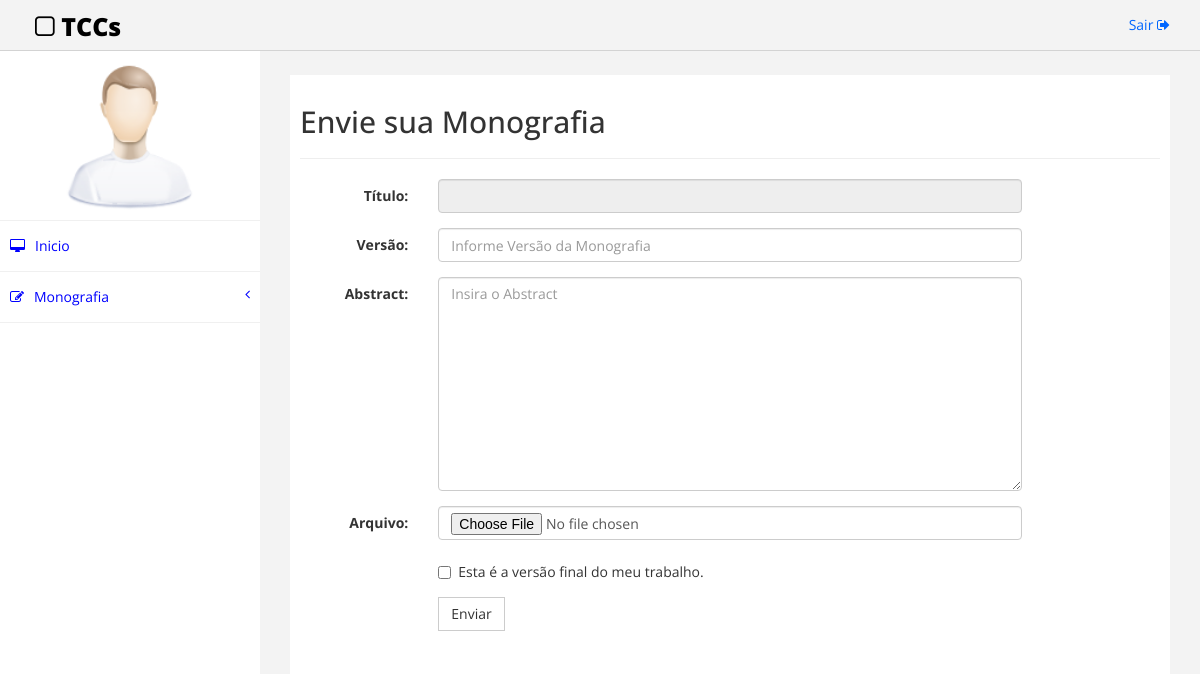
The app's page /enviarMonografia.php, older data.
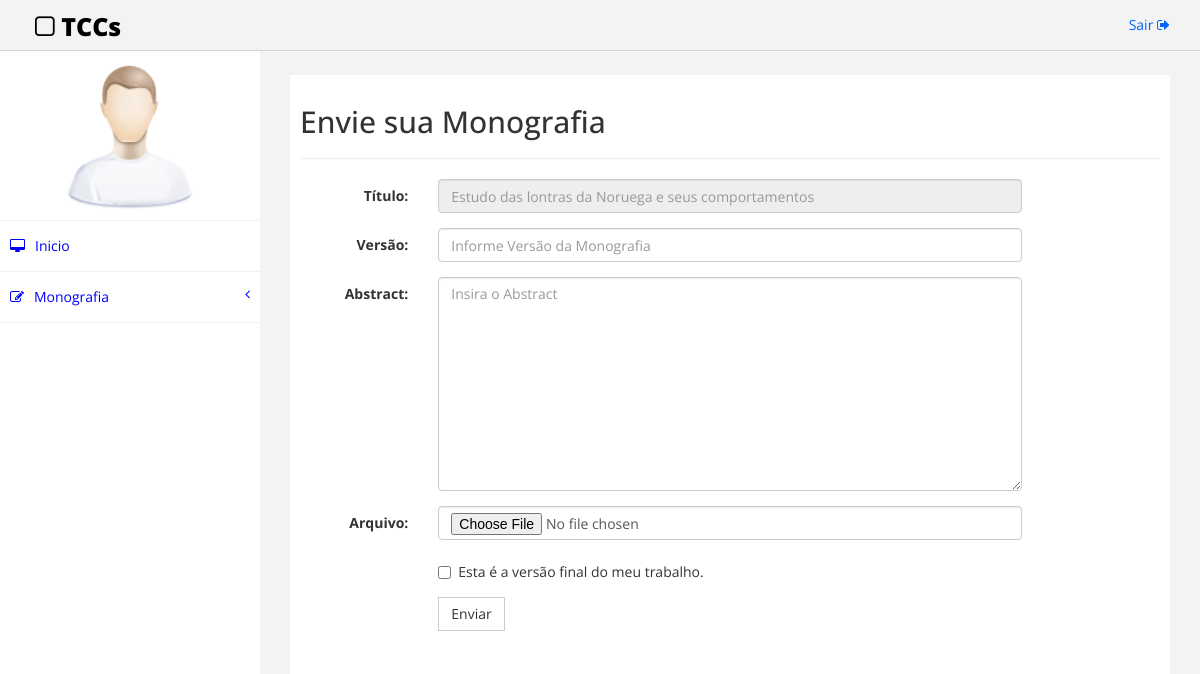
The same page, newer data.
### tables this page shows
CREATE TABLE `monografia` (
  `idMonografia` int(11) NOT NULL,
  `versao` varchar(45) DEFAULT NULL,
  `titulo` varchar(100) NOT NULL,
  `caminhoEntrega` varchar(100) DEFAULT NULL,
  `abstract` longtext,
  `aluno_matricula` varchar(50) NOT NULL,
  `professor_orientador` varchar(20) NOT NULL,
  `Professor_Coorientador` varchar(20) NOT NULL
);

### enviarMonografia.php (the view, shortened to what this page needs)
<!DOCTYPE html>
<html>
<head>
    <link href="assets/css/bootstrap.css" rel="stylesheet" />
    <link href="assets/css/font-awesome.css" rel="stylesheet" />
    <link href="assets/css/custom.css" rel="stylesheet" />
</head>
<body>
    <div id="wrapper">
        <div class="navbar navbar-inverse navbar-fixed-top">
            <div class="adjust-nav">
                <div class="navbar-header">
                    <a class="navbar-brand" href="#"><i class="fa fa-square-o "></i>&nbsp;TCCs</a>
                </div>
                <div class="navbar-collapse collapse">
                    <ul class="nav navbar-nav navbar-right">
                        <li><a href="#">Sair <i class="fa fa-sign-out "></i></a></li>
                    </ul>
                </div>
            </div>
        </div>
        <nav class="navbar-default navbar-side" role="navigation">
            <div class="sidebar-collapse">
                <ul class="nav" id="main-menu">
                    <li class="text-center user-image-back">
                        <img src="assets/img/find_user.png" class="img-responsive user-image" />
                    </li>
                    <li>
                        <a href="indexAluno.html"><i class="fa fa-desktop "></i>Inicio</a>
                    </li>
                    <li>
                        <a href="#"><i class="fa fa-edit "></i>Monografia<span class="fa arrow"></span></a>
                    </li>
            </div>
        </nav>
        <div id="page-wrapper">
            <div id="page-inner">
                <div class="row">
                    <div class="col-md-12">
                        <h2>Envie sua Monografia</h2>
                        <hr>
                    </div>
                </div>
                <div class="row">
                    <form class="form-horizontal">
                        <div class="form-group">
                        <label class="control-label col-sm-2" for="titulo">Título:</label>
                        <div class="col-sm-8">
                          <?php
                                $conn = new Connection();
                                $connection = $conn->getConnection();
                                $sql = "SELECT titulo FROM monografia";
                                $resultado = mysqli_query($connection, $sql) or die ("Erro ao conectar na tabela " . mysqli_error($connection));
                                $row = $resultado->fetch_assoc();
                                        echo "<input type='text' class='form-control' id='titulo' placeholder='".$row['titulo']."' disabled='true'>";
                            ?>
                        </div>
                      </div>
                       <div class="form-group">
                        <label class="control-label col-sm-2" for="versao">Versão:</label>
                        <div class="col-sm-8">
                          <input type="text" class="form-control" id="versao" placeholder="Informe Versão da Monografia" required="true">
                        </div>
                       </div>
                      <div class="form-group">
                        <label class="control-label col-sm-2" for="abstract">Abstract:</label>
                        <div class="col-sm-8">
                          <textarea class="form-control" rows="10" id="abstract" placeholder="Insira o Abstract" required="true"></textarea>
                        </div>
                      </div>
                      <div class="form-group">
                        <label class="control-label col-sm-2" for="file">Arquivo:</label>
                        <div class="col-sm-8">
                          <input type="file" class="form-control" id="file" required="true">
                        </div>
                      </div>
                      <div class="form-group">
                        <div class="col-sm-offset-2 col-sm-8">
                          <label class="checkbox-inline "><input type="checkbox" value="true" id="final">Esta é a versão final do meu trabalho.</label>
                        </div>
                      </div>
                      <div class="form-group">
                        <div class="col-sm-offset-2 col-sm-8">
                          <button type="submit" class="btn btn-default">Enviar</button>
                        </div>
                      </div>
                    </form>
                </div>
            </div>
        </div>
    </div>
</body>
</html>

Row changes from the older to the newer data that the page shows:
added monografia: titulo "Estudo das lontras da Noruega e seus comportamentos"
